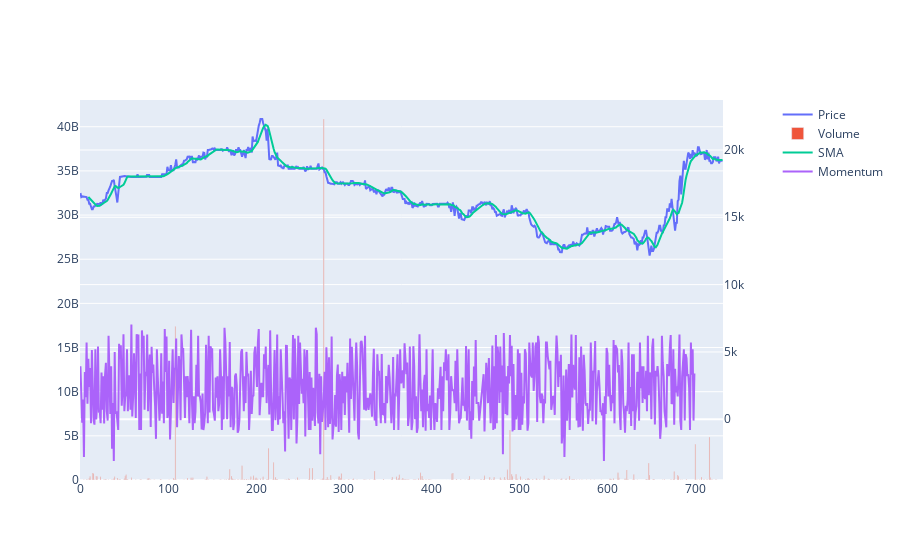

The notebook cell saved with this chart:
### Code cell
stock1 = Stock("bourse", data)
stock1.visualization2()

### Figure 1 — Plotly figure (JSON) as saved in the notebook; plotly's stock layout.template omitted (floating-point values rounded to 4 significant figures; data arrays with more than 128 entries replaced by an {"elided": "..."} marker saying what was removed)
{"data": [{"name": "Price", "type": "scatter", "x": {"elided": "732 int values"}, "xaxis": "x", "y": {"elided": "732 int values"}, "yaxis": "y2"}, {"name": "Volume", "type": "bar", "x": {"elided": "732 int values"}, "xaxis": "x", "y": {"elided": "732 int values"}, "yaxis": "y"}, {"name": "SMA", "type": "scatter", "x": {"elided": "732 int values"}, "xaxis": "x", "y": {"elided": "732 float values"}, "yaxis": "y2"}, {"name": "Momentum", "type": "scatter", "x": {"elided": "732 int values"}, "xaxis": "x", "y": {"elided": "700 int values"}, "yaxis": "y2"}], "layout": {"xaxis": {"anchor": "y", "domain": [0, 0.94]}, "yaxis": {"anchor": "x", "domain": [0, 1]}, "yaxis2": {"anchor": "x", "overlaying": "y", "side": "right"}}}
